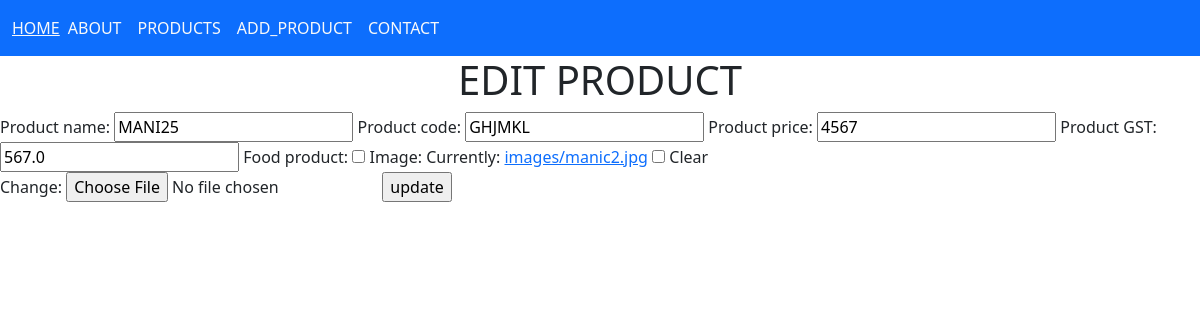
Screenshot of /home/product/update/61/ with the database file from the repository.
### app/models.py (models this page shows, shortened)
class Product(models.Model):
    product_name=models.CharField(null=True,max_length=100)
    product_code=models.CharField(max_length=100,null=True)
    product_price = models.IntegerField(null=True)
    product_GST=models.FloatField(null=True)
    food_product=models.BooleanField(default=False)
    image=models.ImageField(upload_to='images/',null=True,blank=True)

### app/views.py (the view)
# urls.py: path('product/update/<int:id>/',product_update, name="product_update")
def product_update(request, id):
    selected_data = Product.objects.get(id = id)
    context = {
        "Product" : Product_form(instance=selected_data)
    }
    if request.method == "POST":
        product_form = Product_form(request.POST,request.FILES,instance=selected_data)
        if product_form.is_valid():
            product_form.save()
            return redirect('/home/product/')
    return render(request,"app/update.html",context)

### app/forms.py
class Product_form(ModelForm):
    class Meta:
        model=Product
        fields="__all__"

### frontend/templates/app/update.html (shortened to what this page needs)
{% extends 'app/base.html' %}
{% block content %}
<center>
    <h1>EDIT PRODUCT</h1>
</center>
<form action="" method="POST" enctype="multipart/form-data">
    {{Product}}
    <input type="submit" value="update">
</form>
{% endblock content %}

### rows the page displays
Product: product_name "MANI25", product_code "GHJMKL", product_price "4567", product_GST "567.0"
